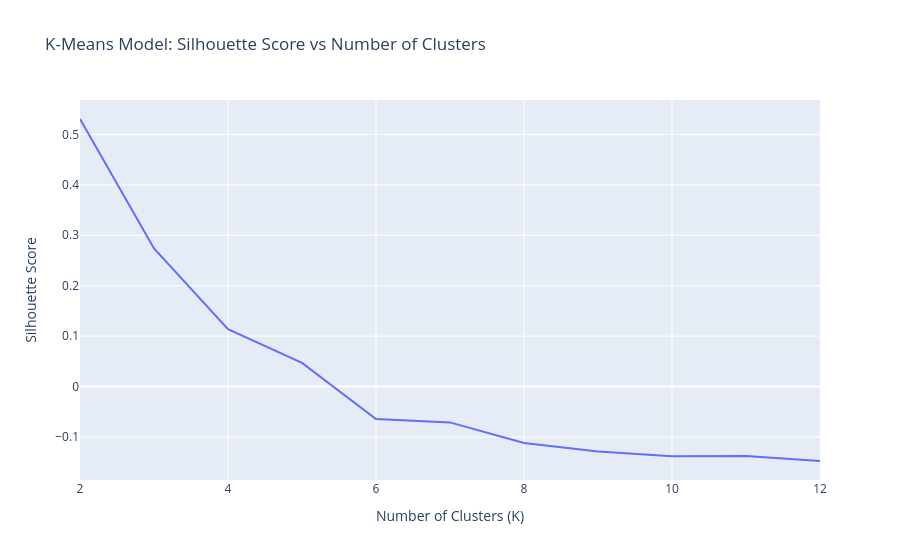

The cell this chart's notebook holds for it:
### Code cell
# silhouette score — confirms cluster separation, used alongside the elbow plot
fig = px.line(
    x=n_clusters,
    y=silhouette_scores,
    title="K-Means Model: Silhouette Score vs Number of Clusters"
)
fig.update_layout(xaxis_title="Number of Clusters (K)", yaxis_title="Silhouette Score")
fig.show()

### Figure 1 — Plotly figure (JSON) as saved in the notebook; plotly's stock layout.template omitted (floating-point values rounded to 4 significant figures)
{"data": [{"hovertemplate": "x=%{x}<br>y=%{y}<extra></extra>", "legendgroup": "", "line": {"color": "#636efa", "dash": "solid"}, "marker": {"symbol": "circle"}, "mode": "lines", "name": "", "orientation": "v", "showlegend": false, "type": "scatter", "x": [2, 3, 4, 5, 6, 7, 8, 9, 10, 11, 12], "xaxis": "x", "y": [0.5305, 0.2739, 0.1139, 0.04686, -0.06443, -0.07099, -0.1117, -0.1288, -0.1381, -0.1374, -0.1475], "yaxis": "y"}], "layout": {"legend": {"tracegroupgap": 0}, "title": {"text": "K-Means Model: Silhouette Score vs Number of Clusters"}, "xaxis": {"anchor": "y", "domain": [0, 1], "title": {"text": "Number of Clusters (K)"}}, "yaxis": {"anchor": "x", "domain": [0, 1], "title": {"text": "Silhouette Score"}}}}
